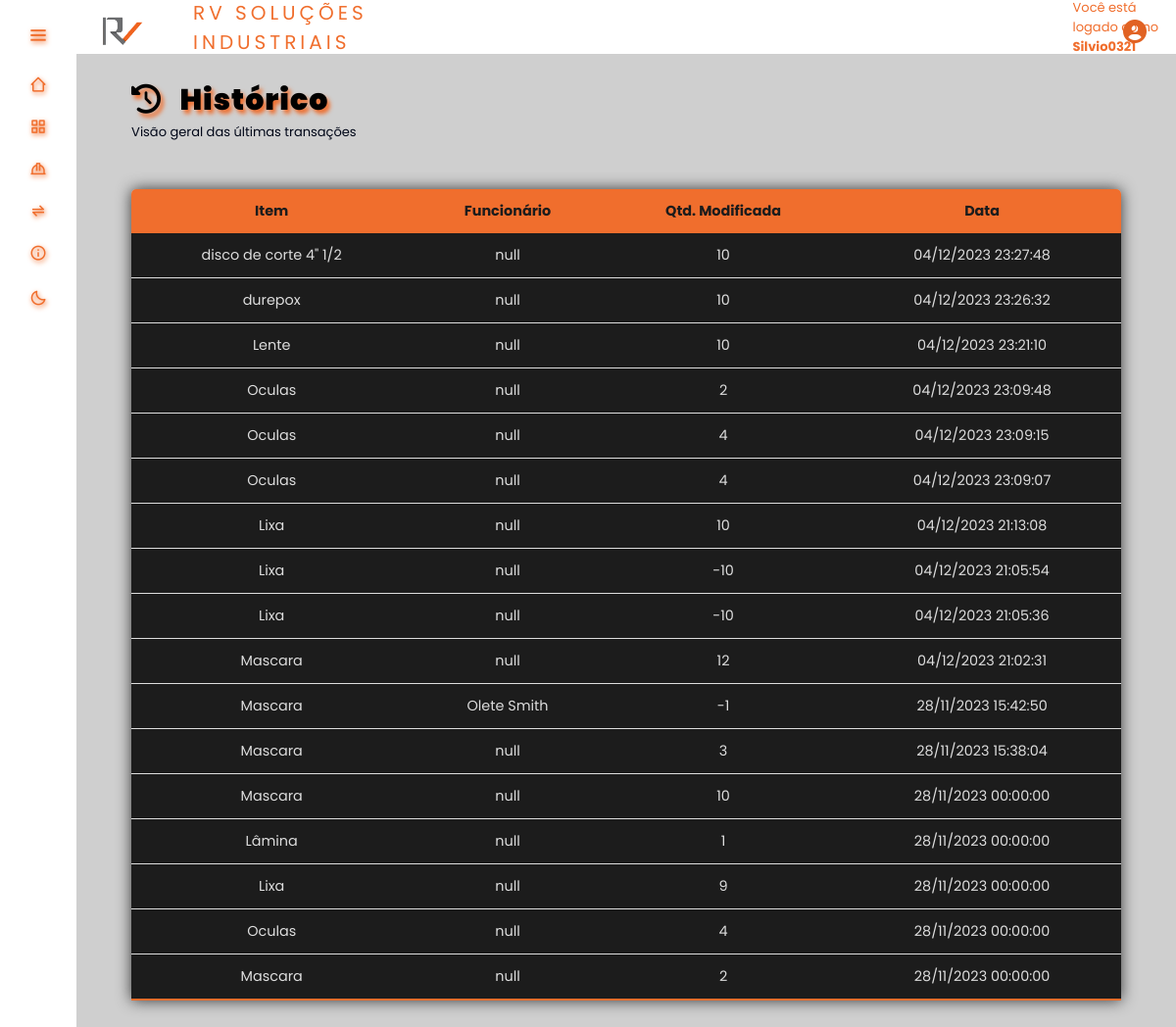
/telas/historico.php (signed in), run on the app's committed database.
### tables this page shows
CREATE TABLE `movimentacao` (
  `id_mov` int(11) NOT NULL,
  `Data` datetime DEFAULT NULL,
  `QntdModificada` int(11) DEFAULT NULL,
  `Produto_id` int(11) DEFAULT NULL,
  `Usuario_id` int(11) DEFAULT NULL,
  `Funcionario_id` int(11) DEFAULT NULL
);

CREATE TABLE `produto` (
  `id_produto` int(11) NOT NULL,
  `Quantidade` int(11) DEFAULT NULL,
  `Valor` decimal(6,2) DEFAULT NULL,
  `Modelo` varchar(100) DEFAULT NULL,
  `Descricao` varchar(100) DEFAULT NULL,
  `Tipo` int(11) DEFAULT NULL,
  `Fornecedor_id` int(11) DEFAULT NULL
);

CREATE TABLE `funcionario` (
  `id_funcionario` int(11) NOT NULL,
  `Nome` varchar(100) DEFAULT NULL,
  `TelContato` varchar(11) DEFAULT NULL,
  `CPF` varchar(11) DEFAULT NULL
);

### telas/function.php (called while the page is built, shortened)
<?php
    function historico() {
        $historicos = innerJoinLeftJoin("id_mov, id_produto, Descricao, Funcionario_id, QntdModificada, Data, Produto_id, Nome ",
        "movimentacao", "produto", "movimentacao.Produto_id", "produto.id_produto", "funcionario",
        "movimentacao.Funcionario_id", "funcionario.id_funcionario ORDER BY Data DESC");
    }
    function innerJoinLeftJoin ($data = null, $table = null, $tableInner = null, $table01Column = null, $o = null, $tableLeft = null, $table02Column = null,$p = null) {
        $database = open_database();
        $found = null;
        try{
            if($p) {
              $sql = "SELECT " . $data . " FROM " . $table . " INNER JOIN " . $tableInner . " ON " . $table01Column . "=" . $o .
              " LEFT JOIN " . $tableLeft . " ON " . $table02Column . "=" . $p;
              $result = $database->query($sql);
              if($result->num_rows > 0)  {
                  $found = array();
                  while ($row = $result->fetch_assoc()) {
                    array_push($found, $row);
                  }
              } else{
                  throw new Exception("Não foram encontrados registros de dados!");
              }
            }
        } catch (Exception $e)  {
            $_SESSION['message'] = "Ocorreu um erro: " . $e->getMessage();
            $_SESSION['type'] = "danger";
        }
        return $found;
    }

### telas/historico.php (the view, shortened to what this page needs)
<?php
    require_once "function.php";
    historico();
?>
<!DOCTYPE html>
<html>
    <head>
                <link href='https://unpkg.com/boxicons@2.1.4/css/boxicons.min.css' rel='stylesheet'>
                <link rel="stylesheet" href="<?php echo BASEURL; ?>css/historico.css"/>
                <link rel="stylesheet" href="<?php echo BASEURL; ?>inc/style.css"/>
                <link rel="stylesheet" href="<?php echo BASEURL; ?>inc/styleDark.css">
                <link rel="stylesheet" href="https://cdnjs.cloudflare.com/ajax/libs/font-awesome/6.4.2/css/all.min.css" />
    </head>
    <body>
        <div class="tittle">
            <h2 class="titulos"><i class="fa-solid fa-clock-rotate-left"></i> &nbsp; Histórico</h2>
            <p id="subtitulo">Visão geral das últimas transações</p>
        </div>
        <main>
            <table class="content-table">
                <thead>
                    <tr>
                        <th>Item</th>
                        <th>Funcionário</th>
                        <th>Qtd. Modificada</th>
                        <th>Data</th>
                    </tr>
                </thead>
                <tbody>
                    <?php if ($historicos) :
                        foreach($historicos as $produto) :
                        echo '<tr>';
                            echo '<td>' . $produto['Descricao'] . '</td>';
                            if($produto['Funcionario_id'] === null){
                                echo '<td>' . "null" . '</td>';
                            } else {
                                echo '<td>' . $produto['Nome'] . '</td>';
                            }
                            echo '<td>' . $produto['QntdModificada'] . '</td>';
                            echo '<td>' . date("d/m/Y H:i:s", strtotime($produto['Data'])) . '</td>';
                        echo '</tr>';
                        endforeach ;
                        else :
                        echo '<tr>';
                            echo '<td colspan="7">Nenhum registro encontrado.</td>';
                        echo '</tr>';
                    endif ; ?>
                </tbody>
            </table>
        </main>
    </body>
</html>

### inc/style.css (style rules this page uses)
:root { --color-default:#1c1c1c; --color-second: #D3D3D3; --color-white:#89817D; --color-body:#4A3F35; --color-black:#F06E2D; --search-bar: #F2F2F2; --search-text: #010718; }
* { padding: 0%; margin: 0%; box-sizing: border-box; font-family: 'Poppins', sans-serif; }
* { margin: 0; padding: 0; box-sizing: border-box; }
* { box-sizing: border-box }
body { font-family: Verdana, sans-serif; margin:0 }
.tittle { font-family: 'Poppins', sans-serif; }
.tittle > .titulos { font-family: 'Poppins', sans-serif; margin: 25px 0 0 5%; color: var(--color-black); font-size: 30px; font-weight: 1000; text-shadow: 3px 4px 4px var(--color-black); letter-spacing: 1px; color: black; font-size: 30px; font-weight: 1000; }
#subtitulo { color: var(--color-white); }
.content-table { border-collapse: collapse; margin: 6vh auto; font-size: 0.9em; width: 90%; border-radius: 5px 5px 0 0; overflow: hidden; box-shadow: 0 0 15px #383838; }
.content-table thead tr { background-color: #F06E2D; color: #1c1c1c; text-align: center; font-weight: bold; }
.content-table th, .content-table td { padding: 12px 15px; }
.content-table td { text-align: center; }
.content-table tbody tr { border-bottom: 1px solid #dddddd; }
.content-table tbody tr { background-color: #1c1c1c; color:#dddddd }
.content-table tbody tr:last-of-type { border-bottom: 2px solid #F06E2D }

### inc/styleDark.css (style rules this page uses)
:root { --color-default:#ffffff; --color-second: #bebebe; --color-white:#333333; --color-body:#cfcfcf; --color-black:#F06E2D; --search-bar: #F2F2F2; --search-text: #010718; }
#subtitulo { color: var(--search-text); }

### css/historico.css (style rules this page uses)
:root { --color-default:#1c1c1c; --color-second: #D3D3D3; --color-white:#89817D; --color-body:#4A3F35; --color-black:#F06E2D; }
* { font-family: 'Times New Roman', Times, serif; margin: 0; padding: 0; }
#subtitulo { font-size: small; color: var(--color-white); }
.tittle { margin: 25px 0 0 0px; font-size: 20px; }
.tittle > p { margin: 0 0 0 5%; }
main { margin: 20px 0 0 0; }
.content-table { border-collapse: collapse; margin: 30px auto; font-size: 15px; width: 90%; border-radius: 5px 5px 0 0; overflow: hidden; box-shadow: 0 0 15px #383838; }
.content-table thead tr { background-color: #F06E2D; color: #1c1c1c; text-align: center; font-weight: bold; }
.content-table th, .content-table td { padding: 12px 15px; }
.content-table td { text-align: center; }
.content-table tbody tr { border-bottom: 1px solid #dddddd; }
.content-table tbody tr { background-color: #1c1c1c; color:#dddddd }
.content-table tbody tr:last-of-type { border-bottom: 2px solid #F06E2D }

### data on the page
movimentacao: Produto.Descricao "disco de corte 4\" 1/2", shows "null", QntdModificada "10", Data "04/12/2023 23:27:48"
movimentacao: Produto.Descricao "durepox", shows "null", QntdModificada "10", Data "04/12/2023 23:26:32"
movimentacao: Produto.Descricao "Lente", shows "null", QntdModificada "10", Data "04/12/2023 23:21:10"
movimentacao: Produto.Descricao "Oculas", shows "null", QntdModificada "2", Data "04/12/2023 23:09:48"
movimentacao: Produto.Descricao "Oculas", shows "null", QntdModificada "4", Data "04/12/2023 23:09:15"
movimentacao: Produto.Descricao "Oculas", shows "null", QntdModificada "4", Data "04/12/2023 23:09:07"
movimentacao: Produto.Descricao "Lixa", shows "null", QntdModificada "10", Data "04/12/2023 21:13:08"
movimentacao: Produto.Descricao "Lixa", shows "null", QntdModificada "-10", Data "04/12/2023 21:05:54"
movimentacao: Produto.Descricao "Lixa", shows "null", QntdModificada "-10", Data "04/12/2023 21:05:36"
movimentacao: Produto.Descricao "Mascara", shows "null", QntdModificada "12", Data "04/12/2023 21:02:31"
movimentacao: Produto.Descricao "Mascara", Funcionario.Nome "Olete Smith", QntdModificada "-1", Data "28/11/2023 15:42:50"
movimentacao: Produto.Descricao "Mascara", shows "null", QntdModificada "3", Data "28/11/2023 15:38:04"
movimentacao: Produto.Descricao "Mascara", shows "null", QntdModificada "10", Data "28/11/2023 00:00:00"
movimentacao: Produto.Descricao "Lâmina", shows "null", QntdModificada "1", Data "28/11/2023 00:00:00"
movimentacao: Produto.Descricao "Lixa", shows "null", QntdModificada "9", Data "28/11/2023 00:00:00"
movimentacao: Produto.Descricao "Oculas", shows "null", QntdModificada "4", Data "28/11/2023 00:00:00"
movimentacao: Produto.Descricao "Mascara", shows "null", QntdModificada "2", Data "28/11/2023 00:00:00"

### other printed values
$_SESSION['login'] "Silvio0321"
